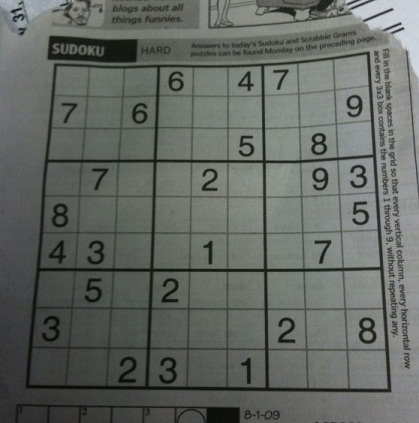
#> input picture Basic Programs/Image_Gradients_and_Edge_Detection/sudoku_.jpg, 419 x 423 px
$ python edgeD.py   (older library calls are emulated)
#> lines starting #> are read from the running program, lines starting #| are printed output that depends on the picture
# Image Gradients and Edge Detection

import numpy as np
import cv2
from matplotlib import pyplot as plt

img = cv2.imread('sudoku_.jpg', cv2.IMREAD_GRAYSCALE)
#> img: shape (423, 419); min 5, max 218, mean 101.9
img = cv2.cvtColor(img, cv2.COLOR_BGR2RGB)
#> img: shape (423, 419, 3)

# Compute the Laplacian of the image -
#We use a 64bit float due to the negative slope induced by transforming the image from white-to-black.
#{Black-to-White transition is taken as Positive slope while White-to-Black transition as Negative slope}
#So when you convert data to np.uint8, all negative slopes are made zero. In simple words, you miss some edges.
#If you want to detect all edges, better option is to keep the output datatype to some higher forms, like cv2.CV_16S, cv2.CV_64F etc,
#take its absolute value and then convert back to cv2.CV_8U or np.uint8
#A 64bit float supports the negative numbers we’ll be dealing with when the Laplacian method is run

lap = cv2.Laplacian(img, cv2.CV_64F, ksize=1)
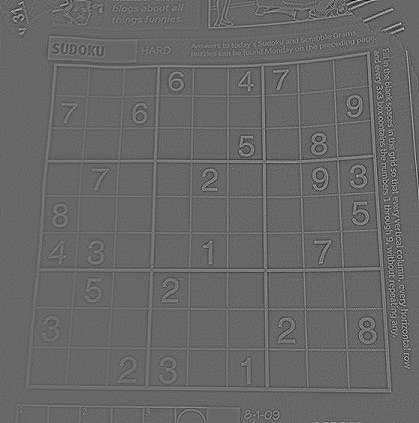
#> lap: shape (423, 419, 3) float64; min -192, max 281, mean 0; drawn with min black and max white
lap = np.uint8(np.absolute(lap))  #convert to unsigned 8 bit interger
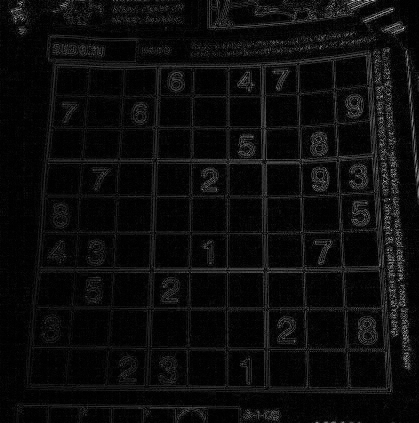
#> lap: shape (423, 419, 3); min 0, max 229, mean 12.2

# Compute gradients along the X and Y axis, respectively
sobelx = cv2.Sobel(img, cv2.CV_64F, 1, 0)
sobely = cv2.Sobel(img, cv2.CV_64F, 0, 1)
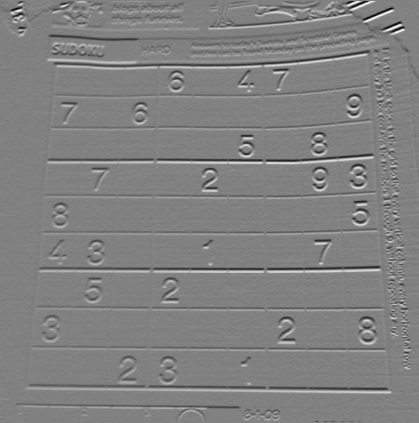
#> sobely: shape (423, 419, 3) float64; min -577, max 556, mean -1; drawn with min black and max white

# The sobelX and sobelY images are now of the floating point data type -- we need to take care when converting
# back to an 8-bit unsigned integer that we do not miss any images due to clipping values outside the range
# of [0, 255]. First, we take the absolute value of the gradient magnitude images, THEN we convert them back
# to 8-bit unsigned integers
sobelx = np.uint8(np.absolute(sobelx))
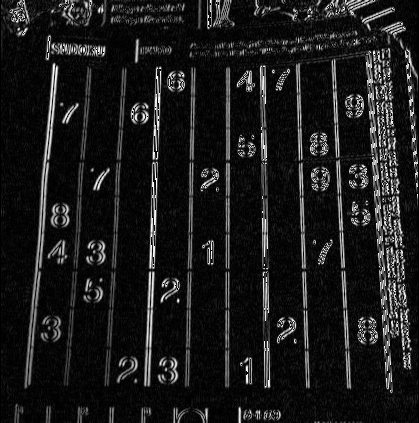
#> sobelx: shape (423, 419, 3); min 0, max 255, mean 27.4
sobely = np.uint8(np.absolute(sobely))
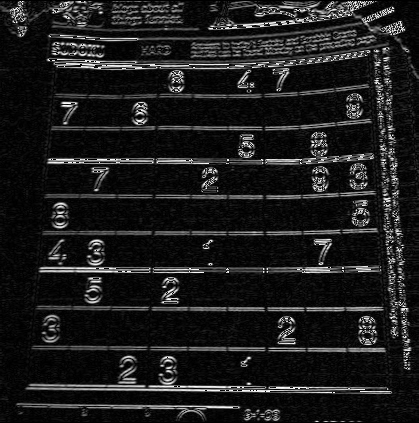
#> sobely: shape (423, 419, 3); min 0, max 255, mean 28.5

#to combine the result of sobelx and sobely
sobelCombined = cv2.bitwise_or(sobelx , sobely)
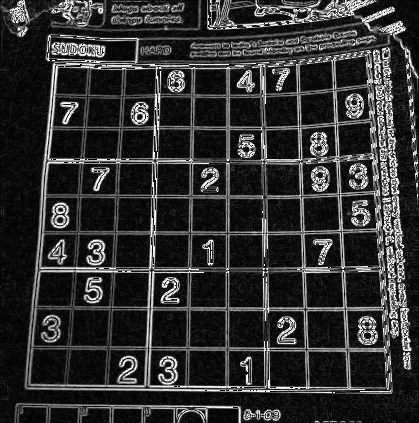
#> sobelCombined: shape (423, 419, 3); min 0, max 255, mean 49.2

canny = cv2.Canny(img, 10, 255) # manage the threshold1[min] and threshold2[max] for best result
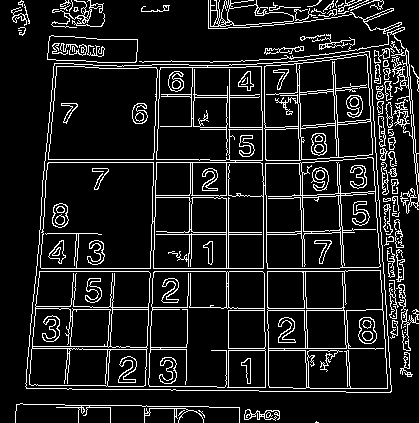
#> canny: shape (423, 419); 11.4% white in thin lines or dots

titles = ['original img', 'laplacian','sobelx','sobely','sobelCombined','canny Image']
images = [img, lap, sobelx,sobely,sobelCombined, canny]

for i in range(6):
    plt.subplot(2,3, i+1), plt.imshow(images[i], 'gray')
    plt.title(titles[i])
    plt.xticks([]),plt.yticks([])

plt.show()

#https://opencv-python-tutroals.readthedocs.io/en/latest/py_tutorials/py_imgproc/py_gradients/py_gradients.html
